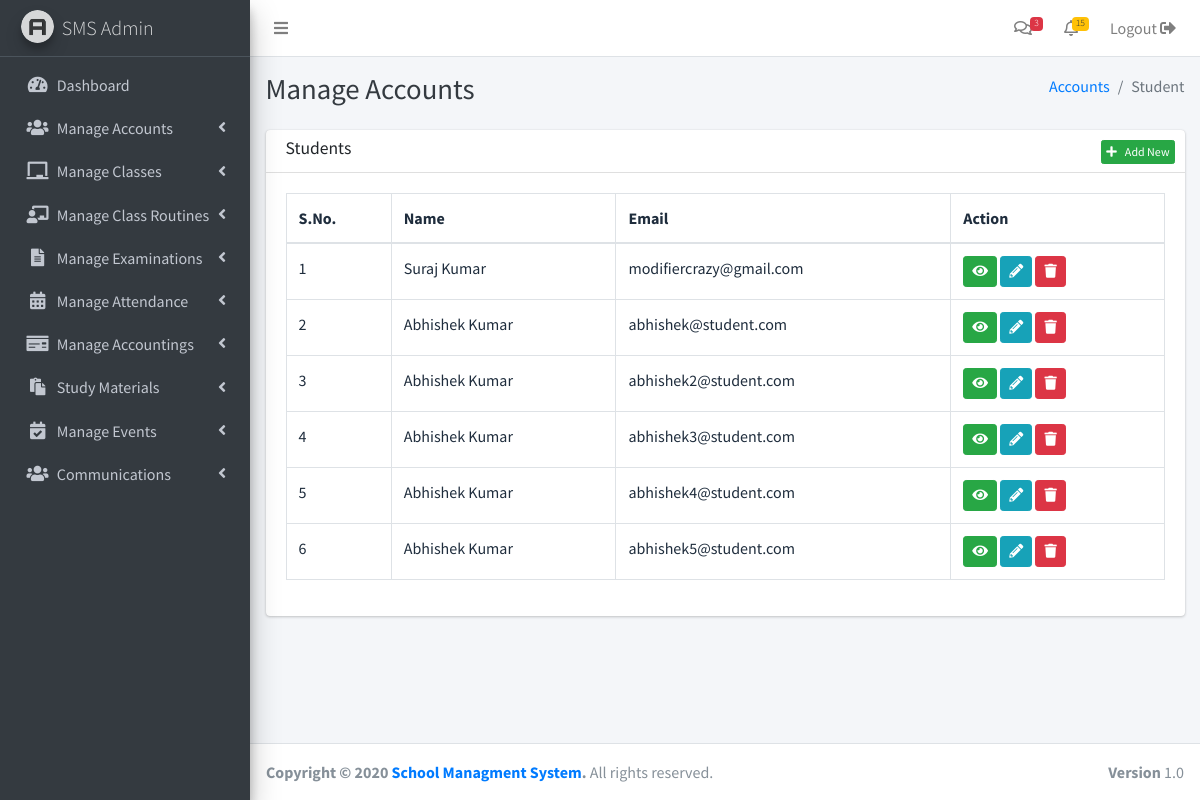
Screenshot of /admin/user-account.php?user=student (signed in) with the database file from the repository.
### tables this page shows
CREATE TABLE `accounts` (
  `id` int(11) NOT NULL,
  `type` varchar(50) NOT NULL,
  `email` varchar(50) NOT NULL,
  `password` text NOT NULL,
  `name` text NOT NULL
);

### admin/user-account.php (the view, shortened to what this page needs)
<?php include('../includes/config.php') ?>
<?php include('header.php') ?>
<?php include('sidebar.php') ?>
<div class="content-header">
  <div class="container-fluid">
    <div class="row mb-2">
      <div class="col-sm-6">
        <div class="d-flex">
          <h1 class="m-0 text-dark">Manage Accounts</h1>
        </div>
      </div>
      <div class="col-sm-6">
        <ol class="breadcrumb float-sm-right">
          <li class="breadcrumb-item"><a href="#">Accounts</a></li>
          <li class="breadcrumb-item active"><?php echo ucfirst($_REQUEST['user']) ?></li>
        </ol>
      </div>
    </div>
  </div>
</div>
<section class="content">
  <div class="container-fluid">
    <?php if (isset($_GET['action'])) { ?>
      <div class="card">
        <div class="card-body" id="form-container">
          <?php if ($_GET['action'] == 'add-new') { ?>
            <form action="" id="student-registration" method="post">
              <fieldset class="border border-secondary p-3 form-group">
                <legend class="d-inline w-auto h6">Student Information</legend>
                <div class="row">
                  <div class="col-lg-12">
                    <div class="form-group">
                      <label for="">Full Name</label>
                      <input type="text" class="form-control" placeholder="Full Name" name="name">
                    </div>
                  </div>
                  <div class="col-lg-4">
                    <div class="form-group">
                      <label for="">DOB</label>
                      <input type="date" required class="form-control" placeholder="DOB" name="dob">
                    </div>
                  </div>
                  <div class="col-lg-4">
                    <div class="form-group">
                      <label for="">Mobile</label>
                      <input type="text" class="form-control" placeholder="Mobile" name="mobile">
                    </div>
                  </div>
                  <div class="col-lg-4">
                    <div class="form-group">
                      <label for="">Email</label>
                      <input type="email" required class="form-control" placeholder="Email Address" name="email">
                    </div>
                  </div>
                  <div class="col-lg-12">
                    <div class="form-group">
                      <label for="">Address</label>
                      <input type="text" class="form-control" placeholder="Address" name="address">
                    </div>
                  </div>
                  <div class="col-lg-4">
                    <div class="form-group">
                      <label for="">Country</label>
                      <input type="text" class="form-control" placeholder="Country" name="country">
                    </div>
                  </div>
                  <div class="col-lg-4">
                    <div class="form-group">
                      <label for="">State</label>
                      <input type="text" class="form-control" placeholder="State" name="state">
                    </div>
                  </div>
                  <div class="col-lg-4">
                    <div class="form-group">
                      <label for="">Pin/Zip Code</label>
                      <input type="text" class="form-control" placeholder="Pin/Zip Code" name="zip">
                    </div>
                  </div>
                </div>
              </fieldset>
              <fieldset class="border border-secondary p-3 form-group">
                <legend class="d-inline w-auto h6">Parents Information</legend>
                <div class="row">
                  <div class="col-lg-6">
                    <div class="form-group">
                      <label for="">Father's Name</label>
                      <input type="text" class="form-control" placeholder="Father's Name" name="father_name">
                    </div>
                  </div>
                  <div class="col-lg-6">
                    <div class="form-group">
                      <label for="">Father's Mobile</label>
                      <input type="text" class="form-control" placeholder="Father's Mobile" name="father_mobile">
                    </div>
                  </div>
                  <div class="col-lg-6">
                    <div class="form-group">
                      <label for="">Mother's Name</label>
                      <input type="text" class="form-control" placeholder="Mother's Name" name="mother_name">
                    </div>
                  </div>
                  <div class="col-lg-6">
                    <div class="form-group">
                      <label for="">Mothers's Mobile</label>
                      <input type="text" class="form-control" placeholder="Mothers's Mobile" name="mother_mobile">
                    </div>
                  </div>
                  <div class="col-lg-12">
                    <div class="form-group">
                      <label for="">Address</label>
                      <input type="text" class="form-control" placeholder="Address" name="parents_address">
                    </div>
                  </div>
                  <div class="col-lg-4">
                    <div class="form-group">
                      <label for="">Country</label>
                      <input type="text" class="form-control" placeholder="Country" name="parents_country">
                    </div>
                  </div>
                  <div class="col-lg-4">
                    <div class="form-group">
                      <label for="">State</label>
                      <input type="text" class="form-control" placeholder="State" name="parents_state">
                    </div>
                  </div>
                  <div class="col-lg-4">
                    <div class="form-group">
                      <label for="">Pin/Zip Code</label>
                      <input type="text" class="form-control" placeholder="Pin/Zip Code" name="parents_zip">
                    </div>
                  </div>
                </div>
              </fieldset>
              <fieldset class="border border-secondary p-3 form-group">
                <legend class="d-inline w-auto h6">Last Qualification</legend>
                <div class="row">
                  <div class="col-lg-12">
                    <div class="form-group">
                      <label for="">School Name</label>
                      <input type="text" class="form-control" placeholder="School Name" name="school_name">
                    </div>
                  </div>
                  <div class="col-lg">
                    <div class="form-group">
                      <label for="">Class</label>
                      <input type="text" class="form-control" placeholder="Class" name="previous_class">
                    </div>
                  </div>
                  <div class="col-lg">
                    <div class="form-group">
                      <label for="">Status</label>
                      <input type="text" class="form-control" placeholder="Status" name="status">
                    </div>
                  </div>
                  <div class="col-lg">
                    <div class="form-group">
                      <label for="">Total Marks</label>
                      <input type="text" class="form-control" placeholder="Total Marks" name="total_marks">
                    </div>
                  </div>
                  <div class="col-lg">
                    <div class="form-group">
                      <label for="">Obtain Marks</label>
                      <input type="text" class="form-control" placeholder="Obtain Marks" name="obtain_mark">
                    </div>
                  </div>
                  <div class="col-lg">
                    <div class="form-group">
                      <label for="">Percentage</label>
                      <input type="text" class="form-control" placeholder="Percentage" name="previous_percentage">
                    </div>
                  </div>
                </div>
              </fieldset>
              <fieldset class="border border-secondary p-3 form-group">
                <legend class="d-inline w-auto h6">Admission Details</legend>
                <div class="row">
                  <div class="col-lg">
                    <div class="form-group">
                      <label for="">Class</label>
                      <select name="class" id="class" class="form-control">
                        <option value="">Select Class</option>
                        <?php
                        $args = array(
                          'type' => 'class',
                          'status' => 'publish',
                        );
                        $classes = get_posts($args);
                        foreach ($classes as $class) {
                          echo '<option value="' . $class->id . '">' . $class->title . '</option>';
                        } ?>
                      </select>
                    </div>
                  </div>
                  <div class="col-lg">
                    <div class="form-group" id="section-container">
                      <label for="section">Select Section</label>
                      <select require name="section" id="section" class="form-control">
                        <option value="">-Select Section-</option>
                      </select>
                    </div>
                  </div>
                  <div class="col-lg">
                    <div class="form-group">
                      <label for="">Subject Streem</label>
                      <input type="text" class="form-control" placeholder="Subject Streem" name="subject_streem">
                    </div>
                  </div>
                  <div class="col-lg">
                    <div class="form-group">
                      <label for="">Date of Admission</label>
                      <input type="date" class="form-control" placeholder="Date of Admission" name="doa">
                    </div>
                  </div>
                </div>
              </fieldset>
              <div class="form-group">
                <label for="online-payment"><input type="radio" name="payment_method" value="online" id="online-payment"> Online Payment</label>
                <label for="offline-payment"><input type="radio" name="payment_method" value="offline" id="offline-payment"> Offline Payment</label>
              </div>
              <input type="hidden" name="type" value="<?php echo $_REQUEST['user'] ?>">
              <button type="submit" name="submit" class="btn btn-primary"><span id="loader" style='display:none'><i class="fas fa-circle-notch fa-spin"></i></span> Register</button>
            </form>
          <?php } elseif ($_GET['action'] == 'fee-payment') { ?>
            <form action="" id="registration-fee" method="post">
              <div class="row">
                <div class="col-lg-4">
                  <div class="form-group">
                    <label for="">Reciept Number</label>
                    <input type="text" name="reciept_number" placeholder="Reciept Number" class="form-control">
                  </div>
                </div>
                <div class="col-lg-4">
                  <div class="form-group">
                    <label for="">Registration Fee</label>
                    <input type="text" name="registration_fee" placeholder="Registration Fee" class="form-control">
                  </div>
                </div>
              </div>
              <input type="hidden" name="std_id" value="<?php echo isset($_GET['std_id']) ? $_GET['std_id'] : '' ?>">
              <button type="submit" class="btn btn-primary">Submit</button>
            </form>
          <?php } ?>
        </div>
      </div>
    <?php  } else { ?>
      <div class="card">
        <div class="card-header py-2">
            <h3 class="card-title">
              <?php echo ucfirst($_REQUEST['user']) ?>s
            </h3>
            <div class="card-tools">
              <a href="?user=<?php echo $_REQUEST['user'] ?>&action=add-new" class="btn btn-success btn-xs"><i class="fa fa-plus mr-2"></i>Add New</a>
            </div>
          </div>
        <div class="card-body">
          <div class="table-responsive bg-white">
            <table class="table table-bordered">
              <thead>
                <tr>
                  <th>S.No.</th>
                  <th>Name</th>
                  <th>Email</th>
                  <th>Action</th>
                </tr>
              </thead>
              <tbody>
                <?php
                $count = 1;
                $user_query = 'SELECT * FROM accounts WHERE `type` = "' . $_REQUEST['user'] . '"';
                $user_result = mysqli_query($db_conn, $user_query);
                while ($users = mysqli_fetch_object($user_result)) {
                ?>
                  <tr>
                    <td><?= $count++ ?></td>
                    <td><?= $users->name ?></td>
                    <td><?= $users->email ?></td>
                    <td>
                      <a href="#" class="btn btn-sm btn-success"><i class="fa fa-eye"></i></a>
                      <a href="#" class="btn btn-sm btn-info"><i class="fa fa-pencil-alt"></i></a>
                      <a href="#" class="btn btn-sm btn-danger"><i class="fa fa-trash"></i></a>
                    </td>
                  </tr>
                <?php } ?>
              </tbody>
            </table>
          </div>
        </div>
      </div>
    <?php } ?>
  </div>
</section>
<?php include('footer.php') ?>

### rows the page displays
accounts: name "Suraj Kumar", email "modifiercrazy@gmail.com"
accounts: name "Abhishek Kumar", email "abhishek@student.com"
accounts: name "Abhishek Kumar", email "abhishek2@student.com"
accounts: name "Abhishek Kumar", email "abhishek3@student.com"
accounts: name "Abhishek Kumar", email "abhishek4@student.com"
accounts: name "Abhishek Kumar", email "abhishek5@student.com"

### other values shown
$_REQUEST['user'] "Student"
